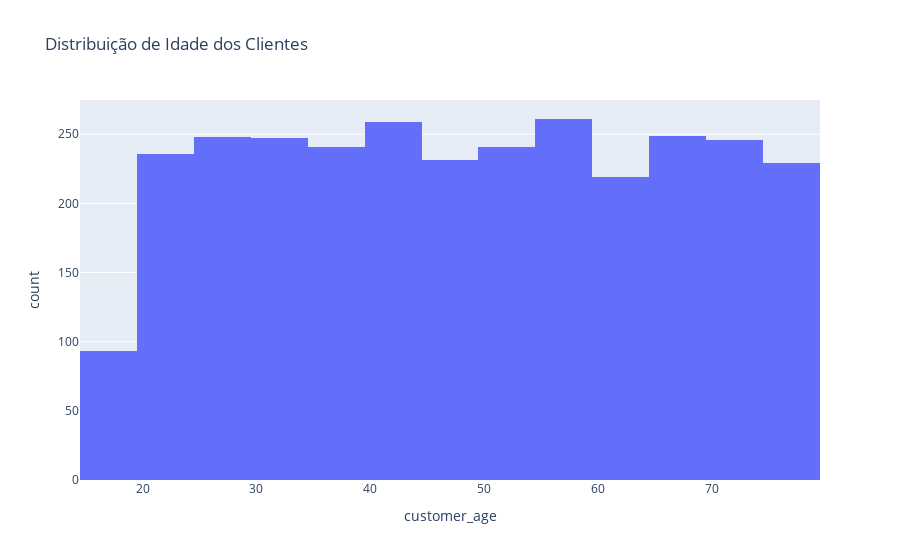

Write notebook code for a chart like this one.
### Markdown cell above
Segmentar clientes - Analisar o perfil dos clientes, como idade e gênero

### Code cell
# Criar um histograma da idade dos clientes
grafico_histograma_idade = px.histogram(tabela, x="customer_age", nbins=20, title="Distribuição de Idade dos Clientes")
grafico_histograma_idade.show()

### Figure 1 — Plotly figure (JSON) as saved in the notebook; plotly's stock layout.template omitted (floating-point values rounded to 4 significant figures; data arrays with more than 128 entries replaced by an {"elided": "..."} marker saying what was removed)
{"data": [{"alignmentgroup": "True", "bingroup": "x", "hovertemplate": "customer_age=%{x}<br>count=%{y}<extra></extra>", "legendgroup": "", "marker": {"color": "#636efa", "pattern": {"shape": ""}}, "name": "", "nbinsx": 20, "offsetgroup": "", "orientation": "v", "showlegend": false, "type": "histogram", "x": {"elided": "3000 int values"}, "xaxis": "x", "yaxis": "y"}], "layout": {"barmode": "relative", "legend": {"tracegroupgap": 0}, "title": {"text": "Distribuição de Idade dos Clientes"}, "xaxis": {"anchor": "y", "domain": [0, 1], "title": {"text": "customer_age"}}, "yaxis": {"anchor": "x", "domain": [0, 1], "title": {"text": "count"}}}}
